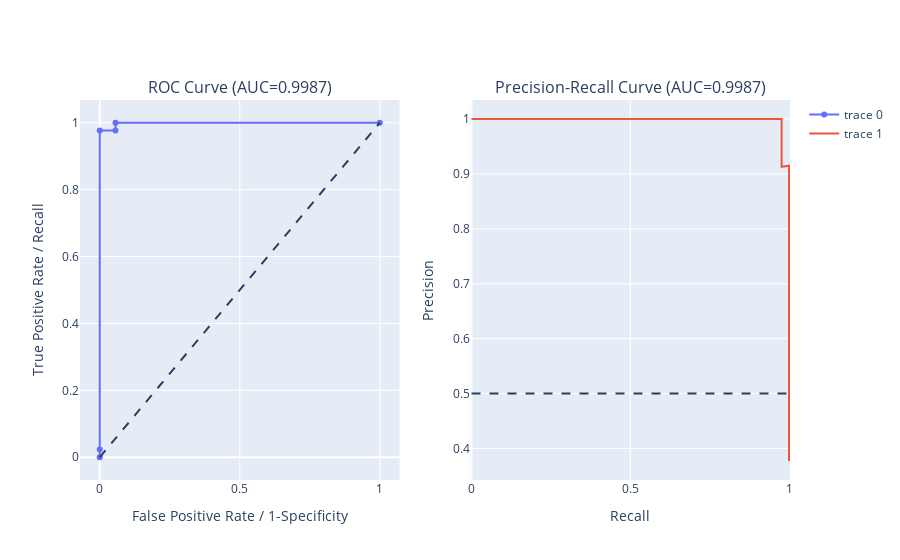

Notebook code cell kept with this figure:
### Code cell
pca = PCA(n_components=(i+1)*2, svd_solver="full",random_state=random_state)
X_PCA_train = pca.fit_transform(X_train)
X_PCA_test = pca.transform(X_test)
# Model Selection
cv_results, best_param, best_result = modelselection(classifier_log,parameters_log, scoring, X_PCA_train)

# Classifier with the best hyperparameters
logReg_PCA = LogisticRegression(penalty = best_param['penalty'],
                            C = best_param['C'],
                            random_state=random_state)
logReg_PCA.fit(X_PCA_train, y_train)

# Metrics
logReg_PCA_metrics = metrics(X_PCA_test,logReg_PCA)

# ROC Curve & Precision-Recall Curves
y_score = logReg_PCA.predict_proba(X_PCA_test)[:, 1] # predict probabilities
plot_roc_prc()

### Figure 1 — Plotly figure (JSON) as saved in the notebook; plotly's stock layout.template omitted (floating-point values rounded to 4 significant figures)
{"data": [{"type": "scatter", "x": [0, 0, 0, 0.05634, 0.05634, 1], "xaxis": "x", "y": [0, 0.02326, 0.9767, 0.9767, 1, 1], "yaxis": "y"}, {"type": "scatter", "x": [1, 1, 1, 1, 1, 1, 1, 1, 1, 1, 1, 1, 1, 1, 1, 1, 1, 1, 1, 1, 1, 1, 1, 1, 1, 1, 1, 1, 1, 1, 1, 1, 1, 1, 1, 1, 1, 1, 1, 1, 1, 1, 1, 1, 1, 1, 1, 1, 1, 1, 1, 1, 1, 1, 1, 1, 1, 1, 1, 1, 1, 1, 1, 1, 1, 1, 1, 1, 0.9767, 0.9767, 0.9767, 0.9767, 0.9767, 0.9535, 0.9302, 0.907, 0.8837, 0.8605, 0.8372, 0.814, 0.7907, 0.7674, 0.7442, 0.7209, 0.6977, 0.6744, 0.6512, 0.6279, 0.6047, 0.5814, 0.5581, 0.5349, 0.5116, 0.4884, 0.4651, 0.4419, 0.4186, 0.3953, 0.3721, 0.3488, 0.3256, 0.3023, 0.2791, 0.2558, 0.2326, 0.2093, 0.186, 0.1628, 0.1395, 0.1163, 0.09302, 0.06977, 0.04651, 0.02326, 0], "xaxis": "x2", "y": [0.3772, 0.3805, 0.3839, 0.3874, 0.3909, 0.3945, 0.3981, 0.4019, 0.4057, 0.4095, 0.4135, 0.4175, 0.4216, 0.4257, 0.43, 0.4343, 0.4388, 0.4433, 0.4479, 0.4526, 0.4574, 0.4624, 0.4674, 0.4725, 0.4778, 0.4831, 0.4886, 0.4943, 0.5, 0.5059, 0.5119, 0.5181, 0.5244, 0.5309, 0.5375, 0.5443, 0.5513, 0.5584, 0.5658, 0.5733, 0.5811, 0.589, 0.5972, 0.6056, 0.6143, 0.6232, 0.6324, 0.6418, 0.6515, 0.6615, 0.6719, 0.6825, 0.6935, 0.7049, 0.7167, 0.7288, 0.7414, 0.7544, 0.7679, 0.7818, 0.7963, 0.8113, 0.8269, 0.8431, 0.86, 0.8776, 0.8958, 0.9149, 0.913, 0.9333, 0.9545, 0.9767, 1, 1, 1, 1, 1, 1, 1, 1, 1, 1, 1, 1, 1, 1, 1, 1, 1, 1, 1, 1, 1, 1, 1, 1, 1, 1, 1, 1, 1, 1, 1, 1, 1, 1, 1, 1, 1, 1, 1, 1, 1, 1, 1], "yaxis": "y2"}], "layout": {"annotations": [{"font": {"size": 16}, "showarrow": false, "text": "ROC Curve (AUC=0.9987)", "x": 0.225, "xanchor": "center", "xref": "paper", "y": 1, "yanchor": "bottom", "yref": "paper"}, {"font": {"size": 16}, "showarrow": false, "text": "Precision-Recall Curve (AUC=0.9987)", "x": 0.775, "xanchor": "center", "xref": "paper", "y": 1, "yanchor": "bottom", "yref": "paper"}], "shapes": [{"line": {"dash": "dash"}, "type": "line", "x0": 0, "x1": 1, "xref": "x", "y0": 0, "y1": 1, "yref": "y"}, {"line": {"dash": "dash"}, "type": "line", "x0": 0, "x1": 1, "xref": "x2", "y0": 0.5, "y1": 0.5, "yref": "y2"}], "xaxis": {"anchor": "y", "domain": [0, 0.45], "title": {"text": "False Positive Rate / 1-Specificity"}}, "xaxis2": {"anchor": "y2", "domain": [0.55, 1], "title": {"text": "Recall"}}, "yaxis": {"anchor": "x", "domain": [0, 1], "title": {"text": "True Positive Rate / Recall"}}, "yaxis2": {"anchor": "x2", "domain": [0, 1], "title": {"text": "Precision"}}}}
